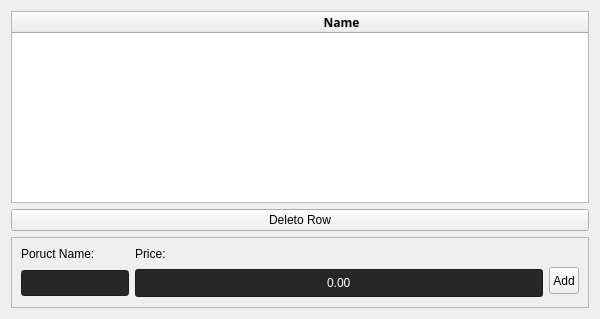
     <widget class="QWidget" name="tab_4">
      <attribute name="title">
       <string>Foods</string>
      </attribute>
      <layout class="QGridLayout" name="gridLayout_8">
       <item row="2" column="0">
        <widget class="QFrame" name="frame_4">
         <property name="frameShape">
          <enum>QFrame::StyledPanel</enum>
         </property>
         <property name="frameShadow">
          <enum>QFrame::Raised</enum>
         </property>
         <layout class="QGridLayout" name="gridLayout_9">
          <item row="1" column="0">
           <widget class="QLineEdit" name="Product_name_input">
            <property name="palette">
             <palette>
              <active>
               <colorrole role="WindowText">
                <brush brushstyle="SolidPattern">
                 <color alpha="255">
                  <red>255</red>
                  <green>255</green>
                  <blue>255</blue>
                 </color>
                </brush>
               </colorrole>
               <colorrole role="Button">
                <brush brushstyle="SolidPattern">
                 <color alpha="255">
                  <red>39</red>
                  <green>39</green>
                  <blue>39</blue>
                 </color>
                </brush>
               </colorrole>
               <colorrole role="Text">
                <brush brushstyle="SolidPattern">
                 <color alpha="255">
                  <red>255</red>
                  <green>255</green>
                  <blue>255</blue>
                 </color>
                </brush>
               </colorrole>
               <colorrole role="ButtonText">
                <brush brushstyle="SolidPattern">
                 <color alpha="255">
                  <red>255</red>
                  <green>255</green>
                  <blue>255</blue>
                 </color>
                </brush>
               </colorrole>
               <colorrole role="Base">
                <brush brushstyle="SolidPattern">
                 <color alpha="255">
                  <red>39</red>
                  <green>39</green>
                  <blue>39</blue>
                 </color>
                </brush>
               </colorrole>
               <colorrole role="Window">
                <brush brushstyle="SolidPattern">
                 <color alpha="255">
                  <red>39</red>
                  <green>39</green>
                  <blue>39</blue>
                 </color>
                </brush>
               </colorrole>
               <colorrole role="Highlight">
                <brush brushstyle="SolidPattern">
                 <color alpha="255">
                  <red>213</red>
                  <green>0</green>
                  <blue>18</blue>
                 </color>
                </brush>
               </colorrole>
               <colorrole role="PlaceholderText">
                <brush brushstyle="NoBrush">
                 <color alpha="128">
                  <red>255</red>
                  <green>255</green>
                  <blue>255</blue>
                 </color>
                </brush>
               </colorrole>
              </active>
              <inactive>
               <colorrole role="WindowText">
                <brush brushstyle="SolidPattern">
                 <color alpha="255">
                  <red>255</red>
                  <green>255</green>
                  <blue>255</blue>
                 </color>
                </brush>
               </colorrole>
               <colorrole role="Button">
                <brush brushstyle="SolidPattern">
                 <color alpha="255">
                  <red>39</red>
                  <green>39</green>
                  <blue>39</blue>
                 </color>
                </brush>
               </colorrole>
               <colorrole role="Text">
                <brush brushstyle="SolidPattern">
                 <color alpha="255">
                  <red>255</red>
                  <green>255</green>
                  <blue>255</blue>
                 </color>
                </brush>
               </colorrole>
               <colorrole role="ButtonText">
                <brush brushstyle="SolidPattern">
                 <color alpha="255">
                  <red>255</red>
                  <green>255</green>
                  <blue>255</blue>
                 </color>
                </brush>
               </colorrole>
               <colorrole role="Base">
                <brush brushstyle="SolidPattern">
                 <color alpha="255">
                  <red>39</red>
                  <green>39</green>
                  <blue>39</blue>
                 </color>
                </brush>
               </colorrole>
               <colorrole role="Window">
                <brush brushstyle="SolidPattern">
                 <color alpha="255">
                  <red>39</red>
                  <green>39</green>
                  <blue>39</blue>
                 </color>
                </brush>
               </colorrole>
               <colorrole role="Highlight">
                <brush brushstyle="SolidPattern">
                 <color alpha="255">
                  <red>213</red>
                  <green>0</green>
                  <blue>18</blue>
                 </color>
                </brush>
               </colorrole>
               <colorrole role="PlaceholderText">
                <brush brushstyle="NoBrush">
                 <color alpha="128">
                  <red>255</red>
                  <green>255</green>
                  <blue>255</blue>
                 </color>
                </brush>
               </colorrole>
              </inactive>
              <disabled>
               <colorrole role="WindowText">
                <brush brushstyle="SolidPattern">
                 <color alpha="255">
                  <red>255</red>
                  <green>255</green>
                  <blue>255</blue>
                 </color>
                </brush>
               </colorrole>
               <colorrole role="Button">
                <brush brushstyle="SolidPattern">
                 <color alpha="255">
                  <red>39</red>
                  <green>39</green>
                  <blue>39</blue>
                 </color>
                </brush>
               </colorrole>
               <colorrole role="Text">
                <brush brushstyle="SolidPattern">
                 <color alpha="255">
                  <red>255</red>
                  <green>255</green>
                  <blue>255</blue>
                 </color>
                </brush>
               </colorrole>
               <colorrole role="ButtonText">
                <brush brushstyle="SolidPattern">
                 <color alpha="255">
                  <red>255</red>
                  <green>255</green>
                  <blue>255</blue>
                 </color>
                </brush>
               </colorrole>
               <colorrole role="Base">
                <brush brushstyle="SolidPattern">
                 <color alpha="255">
                  <red>39</red>
                  <green>39</green>
                  <blue>39</blue>
                 </color>
                </brush>
               </colorrole>
               <colorrole role="Window">
                <brush brushstyle="SolidPattern">
                 <color alpha="255">
                  <red>39</red>
                  <green>39</green>
                  <blue>39</blue>
                 </color>
                </brush>
               </colorrole>
               <colorrole role="Highlight">
                <brush brushstyle="SolidPattern">
                 <color alpha="255">
                  <red>0</red>
                  <green>120</green>
                  <blue>215</blue>
                 </color>
                </brush>
               </colorrole>
               <colorrole role="PlaceholderText">
                <brush brushstyle="NoBrush">
                 <color alpha="128">
                  <red>255</red>
                  <green>255</green>
                  <blue>255</blue>
                 </color>
                </brush>
               </colorrole>
              </disabled>
             </palette>
            </property>
            <property name="styleSheet">
             <string notr="true">max-width : 600px;
padding: 0.5 px;
min-height : 21.5px;
margin-top:1px</string>
            </property>
           </widget>
          </item>
          <item row="1" column="2">
           <widget class="QPushButton" name="Add_product_button">
            <property name="cursor">
             <cursorShape>PointingHandCursor</cursorShape>
            </property>
            <property name="styleSheet">
             <string notr="true">max-height : 22px;
padding: 3px;
margin-bottom : 4px
</string>
            </property>
            <property name="text">
             <string>Add</string>
            </property>
           </widget>
          </item>
          <item row="0" column="0">
           <widget class="QLabel" name="Product_name_label">
            <property name="styleSheet">
             <string notr="true">border-color:transparent</string>
            </property>
            <property name="text">
             <string>Poruct Name:</string>
            </property>
           </widget>
          </item>
          <item row="0" column="1">
           <widget class="QLabel" name="Price_label">
            <property name="styleSheet">
             <string notr="true">border-color:transparent</string>
            </property>
            <property name="text">
             <string>Price:</string>
            </property>
           </widget>
          </item>
          <item row="1" column="1">
           <widget class="QDoubleSpinBox" name="Price_doublespinbox">
            <property name="palette">
             <palette>
              <active>
               <colorrole role="WindowText">
                <brush brushstyle="SolidPattern">
                 <color alpha="255">
                  <red>255</red>
                  <green>255</green>
                  <blue>255</blue>
                 </color>
                </brush>
               </colorrole>
               <colorrole role="Button">
                <brush brushstyle="SolidPattern">
                 <color alpha="255">
                  <red>39</red>
                  <green>39</green>
                  <blue>39</blue>
                 </color>
                </brush>
               </colorrole>
               <colorrole role="Text">
                <brush brushstyle="SolidPattern">
                 <color alpha="255">
                  <red>255</red>
                  <green>255</green>
                  <blue>255</blue>
                 </color>
                </brush>
               </colorrole>
               <colorrole role="ButtonText">
                <brush brushstyle="SolidPattern">
                 <color alpha="255">
                  <red>255</red>
                  <green>255</green>
                  <blue>255</blue>
                 </color>
                </brush>
               </colorrole>
               <colorrole role="Base">
                <brush brushstyle="SolidPattern">
                 <color alpha="255">
                  <red>39</red>
                  <green>39</green>
                  <blue>39</blue>
                 </color>
                </brush>
               </colorrole>
               <colorrole role="Window">
                <brush brushstyle="SolidPattern">
                 <color alpha="255">
                  <red>39</red>
                  <green>39</green>
                  <blue>39</blue>
                 </color>
                </brush>
               </colorrole>
               <colorrole role="Highlight">
                <brush brushstyle="SolidPattern">
                 <color alpha="255">
                  <red>213</red>
                  <green>0</green>
                  <blue>18</blue>
                 </color>
                </brush>
               </colorrole>
               <colorrole role="PlaceholderText">
                <brush brushstyle="NoBrush">
                 <color alpha="128">
                  <red>255</red>
                  <green>255</green>
                  <blue>255</blue>
                 </color>
                </brush>
               </colorrole>
              </active>
              <inactive>
               <colorrole role="WindowText">
                <brush brushstyle="SolidPattern">
                 <color alpha="255">
                  <red>255</red>
                  <green>255</green>
                  <blue>255</blue>
                 </color>
                </brush>
               </colorrole>
               <colorrole role="Button">
                <brush brushstyle="SolidPattern">
                 <color alpha="255">
                  <red>39</red>
                  <green>39</green>
                  <blue>39</blue>
                 </color>
                </brush>
               </colorrole>
               <colorrole role="Text">
                <brush brushstyle="SolidPattern">
                 <color alpha="255">
                  <red>255</red>
                  <green>255</green>
                  <blue>255</blue>
                 </color>
                </brush>
               </colorrole>
               <colorrole role="ButtonText">
                <brush brushstyle="SolidPattern">
                 <color alpha="255">
                  <red>255</red>
                  <green>255</green>
                  <blue>255</blue>
                 </color>
                </brush>
               </colorrole>
               <colorrole role="Base">
                <brush brushstyle="SolidPattern">
                 <color alpha="255">
                  <red>39</red>
                  <green>39</green>
                  <blue>39</blue>
                 </color>
                </brush>
               </colorrole>
               <colorrole role="Window">
                <brush brushstyle="SolidPattern">
                 <color alpha="255">
                  <red>39</red>
                  <green>39</green>
                  <blue>39</blue>
                 </color>
                </brush>
               </colorrole>
               <colorrole role="Highlight">
                <brush brushstyle="SolidPattern">
                 <color alpha="255">
                  <red>213</red>
                  <green>0</green>
                  <blue>18</blue>
                 </color>
                </brush>
               </colorrole>
               <colorrole role="PlaceholderText">
                <brush brushstyle="NoBrush">
                 <color alpha="128">
                  <red>255</red>
                  <green>255</green>
                  <blue>255</blue>
                 </color>
                </brush>
               </colorrole>
              </inactive>
              <disabled>
               <colorrole role="WindowText">
                <brush brushstyle="SolidPattern">
                 <color alpha="255">
                  <red>255</red>
                  <green>255</green>
                  <blue>255</blue>
                 </color>
                </brush>
               </colorrole>
               <colorrole role="Button">
                <brush brushstyle="SolidPattern">
                 <color alpha="255">
                  <red>39</red>
                  <green>39</green>
                  <blue>39</blue>
                 </color>
                </brush>
               </colorrole>
               <colorrole role="Text">
                <brush brushstyle="SolidPattern">
                 <color alpha="255">
                  <red>255</red>
                  <green>255</green>
                  <blue>255</blue>
                 </color>
                </brush>
               </colorrole>
               <colorrole role="ButtonText">
                <brush brushstyle="SolidPattern">
                 <color alpha="255">
                  <red>255</red>
                  <green>255</green>
                  <blue>255</blue>
                 </color>
                </brush>
               </colorrole>
               <colorrole role="Base">
                <brush brushstyle="SolidPattern">
                 <color alpha="255">
                  <red>39</red>
                  <green>39</green>
                  <blue>39</blue>
                 </color>
                </brush>
               </colorrole>
               <colorrole role="Window">
                <brush brushstyle="SolidPattern">
                 <color alpha="255">
                  <red>39</red>
                  <green>39</green>
                  <blue>39</blue>
                 </color>
                </brush>
               </colorrole>
               <colorrole role="Highlight">
                <brush brushstyle="SolidPattern">
                 <color alpha="255">
                  <red>0</red>
                  <green>120</green>
                  <blue>215</blue>
                 </color>
                </brush>
               </colorrole>
               <colorrole role="PlaceholderText">
                <brush brushstyle="NoBrush">
                 <color alpha="128">
                  <red>255</red>
                  <green>255</green>
                  <blue>255</blue>
                 </color>
                </brush>
               </colorrole>
              </disabled>
             </palette>
            </property>
            <property name="styleSheet">
             <string notr="true">padding: 0.5px;
min-width : 400px;
min-height : 21.5px;
margin-top:1px</string>
            </property>
            <property name="locale">
             <locale language="English" country="UnitedStates"/>
            </property>
            <property name="alignment">
             <set>Qt::AlignCenter</set>
            </property>
            <property name="buttonSymbols">
             <enum>QAbstractSpinBox::NoButtons</enum>
            </property>
            <property name="maximum">
             <double>10000.000000000000000</double>
            </property>
           </widget>
          </item>
         </layout>
        </widget>
       </item>
       <item row="0" column="0">
        <widget class="QTableWidget" name="tableWidget_3">
         <property name="font">
          <font>
           <family>Segoe UI Black</family>
           <pointsize>9</pointsize>
           <weight>75</weight>
           <italic>false</italic>
           <bold>true</bold>
          </font>
         </property>
         <property name="horizontalScrollBarPolicy">
          <enum>Qt::ScrollBarAlwaysOff</enum>
         </property>
         <property name="editTriggers">
          <set>QAbstractItemView::NoEditTriggers</set>
         </property>
         <property name="alternatingRowColors">
          <bool>true</bool>
         </property>
         <property name="selectionMode">
          <enum>QAbstractItemView::SingleSelection</enum>
         </property>
         <property name="selectionBehavior">
          <enum>QAbstractItemView::SelectItems</enum>
         </property>
         <attribute name="horizontalHeaderCascadingSectionResizes">
          <bool>true</bool>
         </attribute>
         <attribute name="horizontalHeaderDefaultSectionSize">
          <number>659</number>
         </attribute>
         <column>
          <property name="text">
           <string>Name</string>
          </property>
         </column>
         <column>
          <property name="text">
           <string>Price</string>
          </property>
         </column>
        </widget>
       </item>
       <item row="1" column="0">
        <widget class="QPushButton" name="Delete_row_foods">
         <property name="cursor">
          <cursorShape>PointingHandCursor</cursorShape>
         </property>
         <property name="text">
          <string>Deleto Row</string>
         </property>
        </widget>
       </item>
      </layout>
     </widget>
